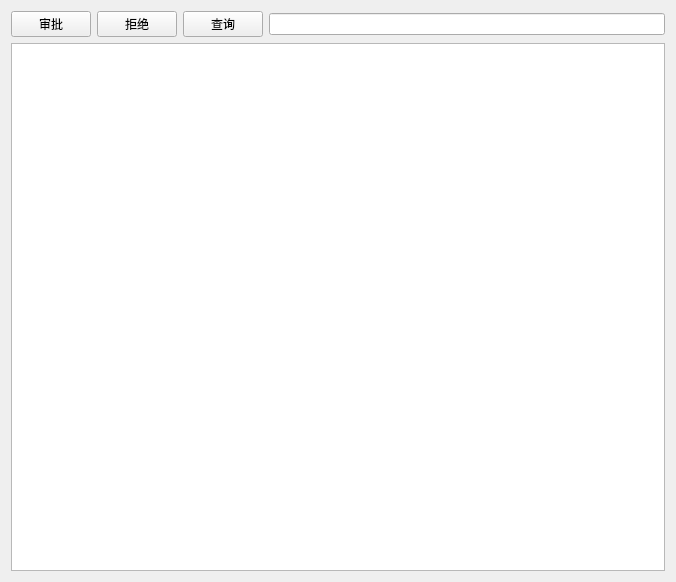
<?xml version="1.0" encoding="UTF-8"?>
<ui version="4.0">
 <class>LeaveApprovalTab</class>
 <widget class="QWidget" name="LeaveApprovalTab">
  <property name="geometry">
   <rect>
    <x>0</x>
    <y>0</y>
    <width>676</width>
    <height>582</height>
   </rect>
  </property>
  <property name="windowTitle">
   <string>Form</string>
  </property>
  <layout class="QGridLayout" name="gridLayout">
   <item row="0" column="0">
    <layout class="QVBoxLayout" name="verticalLayout">
     <item>
      <layout class="QHBoxLayout" name="horizontalLayout">
       <item>
        <widget class="QPushButton" name="pushButton_2">
         <property name="text">
          <string>审批</string>
         </property>
        </widget>
       </item>
       <item>
        <widget class="QPushButton" name="pushButton_3">
         <property name="text">
          <string>拒绝</string>
         </property>
        </widget>
       </item>
       <item>
        <widget class="QPushButton" name="pushButton">
         <property name="text">
          <string>查询</string>
         </property>
        </widget>
       </item>
       <item>
        <widget class="QLineEdit" name="lineEdit"/>
       </item>
      </layout>
     </item>
     <item>
      <widget class="QTableView" name="tableView_leaveApproval"/>
     </item>
    </layout>
   </item>
  </layout>
 </widget>
 <resources/>
 <connections/>
</ui>
